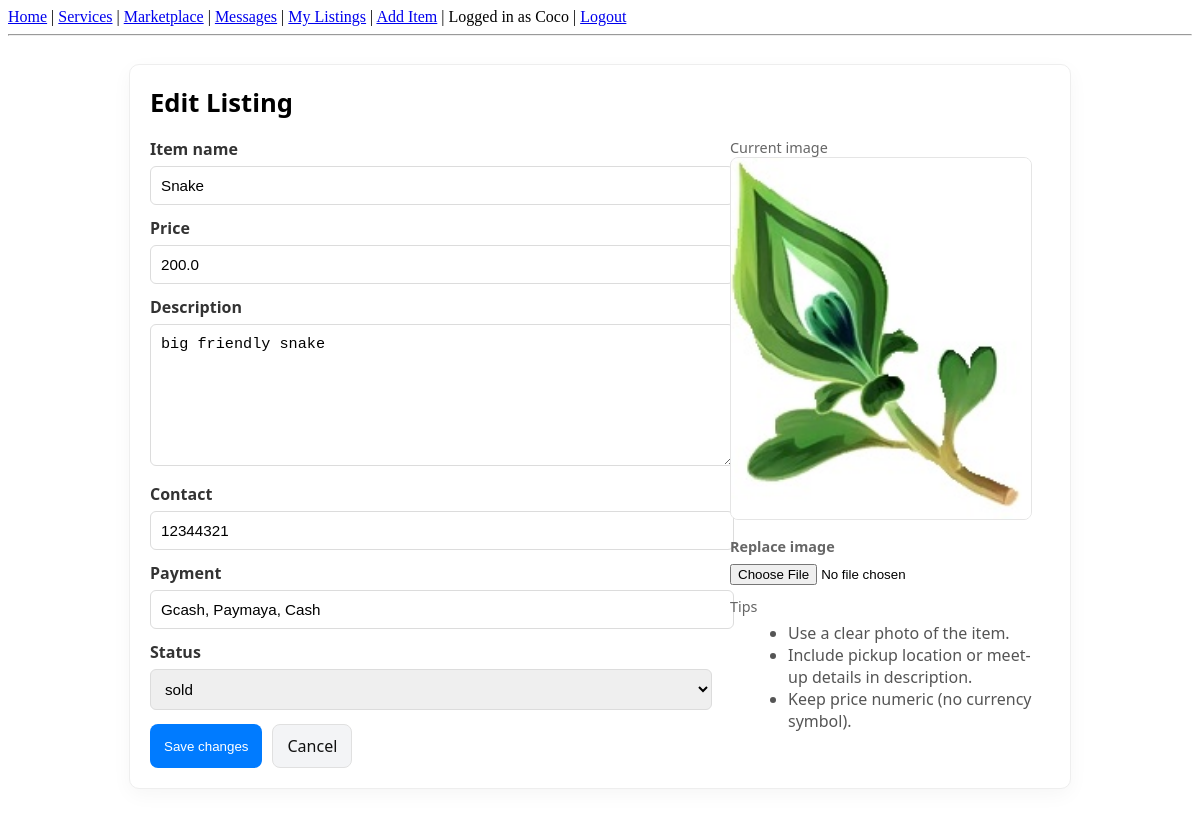
The page /edit_listing/8 (signed in) on the database as committed earlier.
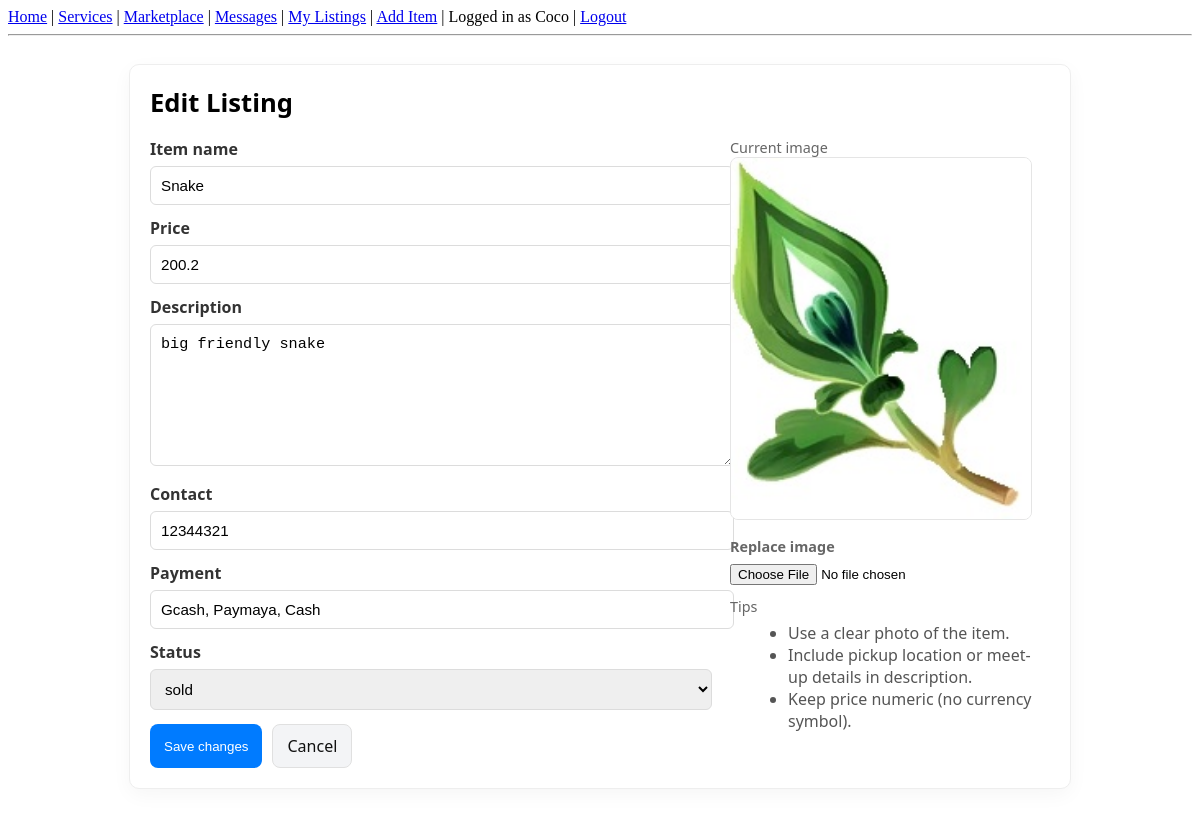
The same page on the database as committed later.
### tables this page shows
CREATE TABLE items (
        item_id INTEGER PRIMARY KEY AUTOINCREMENT,
        student_id INTEGER,
        item_name TEXT NOT NULL,
        price REAL NOT NULL,
        description TEXT,
        image TEXT, contact TEXT, payment TEXT, status TEXT DEFAULT 'available',
        FOREIGN KEY (student_id) REFERENCES students(student_id)
    );

### app.py (the view, shortened to what this page needs)
@app.route('/edit_listing/<int:item_id>', methods=['GET', 'POST'])
def edit_listing(item_id):
    student_id = session.get('user_id')
    if not student_id:
        flash("Please log in to edit listings.")
        return redirect(url_for('login'))
    conn = get_db_connection()
    cur = conn.cursor()
    cur.execute("SELECT * FROM items WHERE item_id=? AND student_id=?", (item_id, student_id))
    row = cur.fetchone()
    if not row:
        conn.close()
        flash("Listing not found or not yours.")
        return redirect(url_for('my_listings'))
    item = dict(row)
    conn.close()
    return render_template('edit_listing.html', item=item)

### app.py (called while the page is built)
def get_db_connection():
    db_path = os.path.join(BASE_DIR, 'database', 'marketplace.db')
    conn = sqlite3.connect(db_path)
    conn.row_factory = sqlite3.Row
    return conn

### templates/edit_listing.html (shortened to what this page needs)
{% extends "base.html" %}
{% block content %}
<div class="edit-wrap">
  <h1>Edit Listing</h1>
  <form method="post" action="{{ url_for('edit_listing', item_id=item['item_id']) }}" enctype="multipart/form-data" novalidate>
    <div class="form-grid">
      <div>
        <div class="form-group">
          <label for="item_name">Item name</label>
          <input id="item_name" name="item_name" type="text" value="{{ item['item_name']|e }}" required>
        </div>
        <div class="form-group">
          <label for="price">Price</label>
          <input id="price" name="price" type="number" step="0.01" value="{{ item['price'] }}" required>
        </div>
        <div class="form-group">
          <label for="description">Description</label>
          <textarea id="description" name="description">{{ item['description']|e }}</textarea>
        </div>
        <div class="form-group">
          <label for="contact">Contact</label>
          <input id="contact" name="contact" type="text" value="{{ item['contact']|e }}">
        </div>
        <div class="form-group">
          <label for="payment">Payment</label>
          <input id="payment" name="payment" type="text" value="{{ item['payment']|e }}">
        </div>
        <div class="form-group">
          <label for="status">Status</label>
          <select id="status" name="status">
            <option value="sold" {% if item['status']=='sold' %}selected{% endif %}>sold</option>
          </select>
        </div>
        <div class="form-actions">
          <button class="btn" type="submit">Save changes</button>
          <a class="btn secondary" href="{{ url_for('my_listings') }}">Cancel</a>
        </div>
      </div>
      <div class="right-col" aria-hidden="false">
        <div style="width:100%;text-align:left">
          <div class="small-meta">Current image</div>
          {% if item['image'] %}
            <img src="{{ url_for('static', filename='uploads/' ~ item['image']) }}" alt="Current image" class="img-preview">
          {% else %}
            <div style="width:100%;max-width:300px;height:200px;background:#fafafa;border:1px dashed #e3e3e3;border-radius:8px;display:flex;align-items:center;justify-content:center;color:#999">No image</div>
          {% endif %}
        </div>
        <div style="width:100%">
          <label for="image" class="small-meta">Replace image</label>
          <input id="image" name="image" type="file" accept="image/*">
        </div>
        <div style="width:100%;text-align:left;">
          <div class="small-meta">Tips</div>
          <ul style="margin:6px 0 0 18px;color:#555">
            <li>Use a clear photo of the item.</li>
            <li>Include pickup location or meet-up details in description.</li>
            <li>Keep price numeric (no currency symbol).</li>
          </ul>
        </div>
      </div>
    </div>
  </form>
</div>
{% endblock %}

Rows that differ between the two databases and show on the page:
changed items "Snake": price "200.0" → "200.2"
